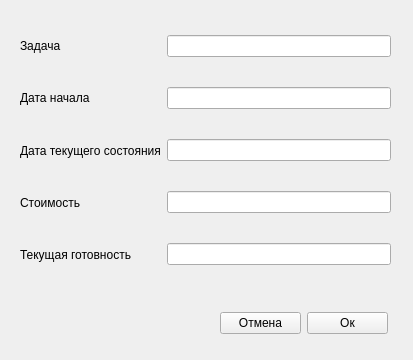
<?xml version="1.0" encoding="UTF-8"?>
<ui version="4.0">
 <class>Form</class>
 <widget class="QWidget" name="Form">
  <property name="geometry">
   <rect>
    <x>0</x>
    <y>0</y>
    <width>413</width>
    <height>360</height>
   </rect>
  </property>
  <property name="windowTitle">
   <string>Form</string>
  </property>
  <widget class="QWidget" name="layoutWidget">
   <property name="geometry">
    <rect>
     <x>220</x>
     <y>310</y>
     <width>168</width>
     <height>27</height>
    </rect>
   </property>
   <layout class="QHBoxLayout" name="horizontalLayout_2">
    <item>
     <widget class="QPushButton" name="cancelButton">
      <property name="text">
       <string>Отмена</string>
      </property>
     </widget>
    </item>
    <item>
     <widget class="QPushButton" name="okButton">
      <property name="text">
       <string>Ок</string>
      </property>
     </widget>
    </item>
   </layout>
  </widget>
  <widget class="QWidget" name="">
   <property name="geometry">
    <rect>
     <x>20</x>
     <y>20</y>
     <width>371</width>
     <height>261</height>
    </rect>
   </property>
   <layout class="QHBoxLayout" name="horizontalLayout">
    <item>
     <layout class="QVBoxLayout" name="verticalLayout_2">
      <property name="spacing">
       <number>0</number>
      </property>
      <item>
       <widget class="QLabel" name="label_2">
        <property name="text">
         <string>Задача</string>
        </property>
       </widget>
      </item>
      <item>
       <widget class="QLabel" name="label_3">
        <property name="text">
         <string>Дата начала</string>
        </property>
       </widget>
      </item>
      <item>
       <widget class="QLabel" name="label_4">
        <property name="text">
         <string>Дата текущего состояния</string>
        </property>
       </widget>
      </item>
      <item>
       <widget class="QLabel" name="label_5">
        <property name="text">
         <string>Стоимость</string>
        </property>
       </widget>
      </item>
      <item>
       <widget class="QLabel" name="label">
        <property name="text">
         <string>Текущая готовность</string>
        </property>
       </widget>
      </item>
     </layout>
    </item>
    <item>
     <layout class="QVBoxLayout" name="verticalLayout">
      <property name="spacing">
       <number>15</number>
      </property>
      <item>
       <widget class="QLineEdit" name="task_name">
        <property name="sizePolicy">
         <sizepolicy hsizetype="Expanding" vsizetype="Fixed">
          <horstretch>0</horstretch>
          <verstretch>0</verstretch>
         </sizepolicy>
        </property>
       </widget>
      </item>
      <item>
       <widget class="QLineEdit" name="date_s">
        <property name="sizePolicy">
         <sizepolicy hsizetype="Expanding" vsizetype="Fixed">
          <horstretch>0</horstretch>
          <verstretch>0</verstretch>
         </sizepolicy>
        </property>
       </widget>
      </item>
      <item>
       <widget class="QLineEdit" name="date_f">
        <property name="sizePolicy">
         <sizepolicy hsizetype="Expanding" vsizetype="Fixed">
          <horstretch>0</horstretch>
          <verstretch>0</verstretch>
         </sizepolicy>
        </property>
       </widget>
      </item>
      <item>
       <widget class="QLineEdit" name="cost">
        <property name="sizePolicy">
         <sizepolicy hsizetype="Expanding" vsizetype="Fixed">
          <horstretch>0</horstretch>
          <verstretch>0</verstretch>
         </sizepolicy>
        </property>
       </widget>
      </item>
      <item>
       <widget class="QLineEdit" name="k">
        <property name="sizePolicy">
         <sizepolicy hsizetype="Expanding" vsizetype="Fixed">
          <horstretch>0</horstretch>
          <verstretch>0</verstretch>
         </sizepolicy>
        </property>
       </widget>
      </item>
     </layout>
    </item>
   </layout>
  </widget>
 </widget>
 <resources/>
 <connections/>
</ui>
